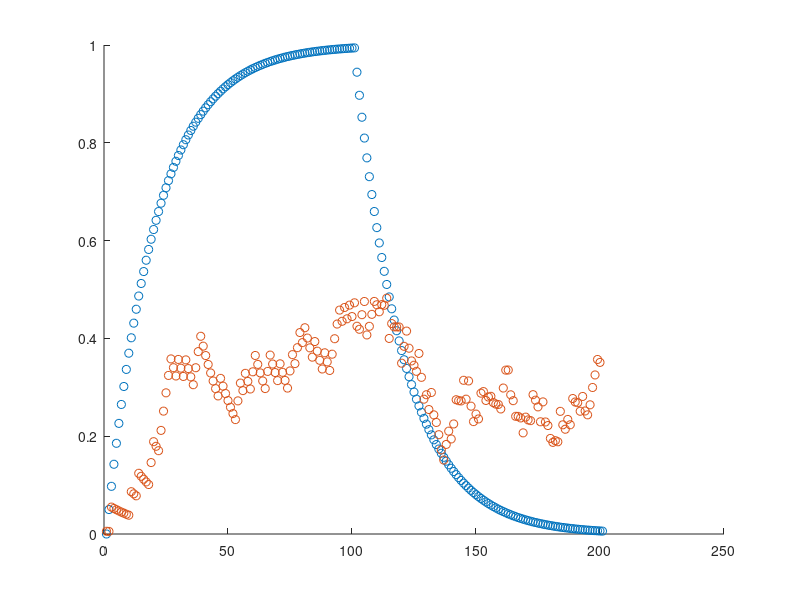

This figure's MATLAB source:
clear all; clc;

%%Parameters
% input_pool = [1, -1];
input_num = 1;
% input = datasample(input_pool, input_num);
% input = rand(1, input_num)*2-1;
input = 1;
weight = 0;
weight_2 = weight;
lr = 0.05;
w_history = [weight];
w_history_2 = [weight];

reward = 1;
for i = 1:100
    weight = weight + lr.*(reward-weight.*input).*input;
    w_history = [w_history; weight;];
end

% for i = 1:200
%     input_2 = rand(1, input_num)*2-1;
%     weight_2 = weight_2 + lr.*(reward-weight_2.*input_2).*input_2;
%     w_history_2 = [w_history_2; weight_2;];
% end

reward = 0;
for i = 101:200
    weight = weight + lr.*(reward-weight.*input).*input;
    w_history = [w_history; weight;];
end

r_2 = zeros(200, 1);
r_2(randi([1, 200], 1, 100)) = 1;
w_history_3 = [];
weight_3 = weight;
input_3=1;

for i = 1:100
    weight_3 = weight_3 + lr.*(r_2(i)-weight_3*input_3)*input_3;
    w_history_3 = [w_history_3; weight_3;];
end
for i = 101:200
%     input_3 = rand(1, input_num)*2-1;
    input_31 = rand(1, input_num)*2-1;
    input_total = input_3 + input_31;
    weight_3 = weight_3 + lr.*(r_2(i)-weight_3*input_total)*input_total;
    w_history_3 = [w_history_3; weight_3;];
end

figure(1)
scatter(1:length(w_history), w_history);
hold on
% scatter(1:length(w_history), w_history_2);
hold on
scatter(1:length(w_history_3), w_history_3);